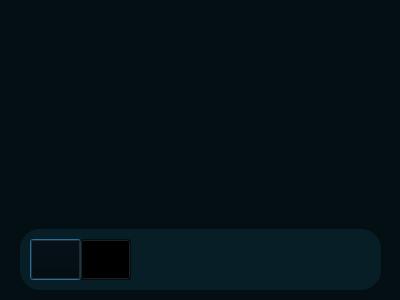
<?xml version="1.0" encoding="UTF-8"?>
<ui version="4.0">
 <class>mediaplayer</class>
 <widget class="QDialog" name="mediaplayer">
  <property name="geometry">
   <rect>
    <x>0</x>
    <y>0</y>
    <width>400</width>
    <height>300</height>
   </rect>
  </property>
  <property name="windowTitle">
   <string>Dialog</string>
  </property>
  <property name="styleSheet">
   <string notr="true">*{

background-color: transparent;
color: #aa54ff; 
} 
#openButton,#stopButton,#playButton{
background-color: transparent;
}


#mediaplayer{
background-color: #040f13;
}  
#frame{
background-color: #071e26; 
border-radius: 20px; 
}
</string>
  </property>
  <widget class="QWidget" name="verticalLayoutWidget">
   <property name="geometry">
    <rect>
     <x>0</x>
     <y>0</y>
     <width>401</width>
     <height>221</height>
    </rect>
   </property>
   <layout class="QVBoxLayout" name="playerLayout"/>
  </widget>
  <widget class="QFrame" name="frame">
   <property name="geometry">
    <rect>
     <x>20</x>
     <y>229</y>
     <width>361</width>
     <height>61</height>
    </rect>
   </property>
   <property name="styleSheet">
    <string notr="true">#openButton,#stopButton,#playButton{
background-color: transparent;
}</string>
   </property>
   <property name="frameShape">
    <enum>QFrame::StyledPanel</enum>
   </property>
   <property name="frameShadow">
    <enum>QFrame::Raised</enum>
   </property>
   <widget class="QPushButton" name="playButton">
    <property name="geometry">
     <rect>
      <x>10</x>
      <y>10</y>
      <width>51</width>
      <height>41</height>
     </rect>
    </property>
    <property name="text">
     <string/>
    </property>
   </widget>
   <widget class="QLabel" name="label_2">
    <property name="geometry">
     <rect>
      <x>10</x>
      <y>20</y>
      <width>47</width>
      <height>21</height>
     </rect>
    </property>
    <property name="text">
     <string/>
    </property>
    <property name="pixmap">
     <pixmap resource="resources.qrc">:/images/icons/play-button.png</pixmap>
    </property>
   </widget>
   <widget class="QPushButton" name="stopButton">
    <property name="geometry">
     <rect>
      <x>60</x>
      <y>10</y>
      <width>51</width>
      <height>41</height>
     </rect>
    </property>
    <property name="text">
     <string/>
    </property>
   </widget>
   <widget class="QLabel" name="label_3">
    <property name="geometry">
     <rect>
      <x>60</x>
      <y>20</y>
      <width>47</width>
      <height>21</height>
     </rect>
    </property>
    <property name="text">
     <string/>
    </property>
    <property name="pixmap">
     <pixmap resource="resources.qrc">:/images/icons/pause-button.png</pixmap>
    </property>
   </widget>
   <zorder>label_2</zorder>
   <zorder>label_3</zorder>
   <zorder>playButton</zorder>
   <zorder>stopButton</zorder>
  </widget>
  <zorder>frame</zorder>
  <zorder>verticalLayoutWidget</zorder>
 </widget>
 <resources>
  <include location="resources.qrc"/>
 </resources>
 <connections/>
</ui>
